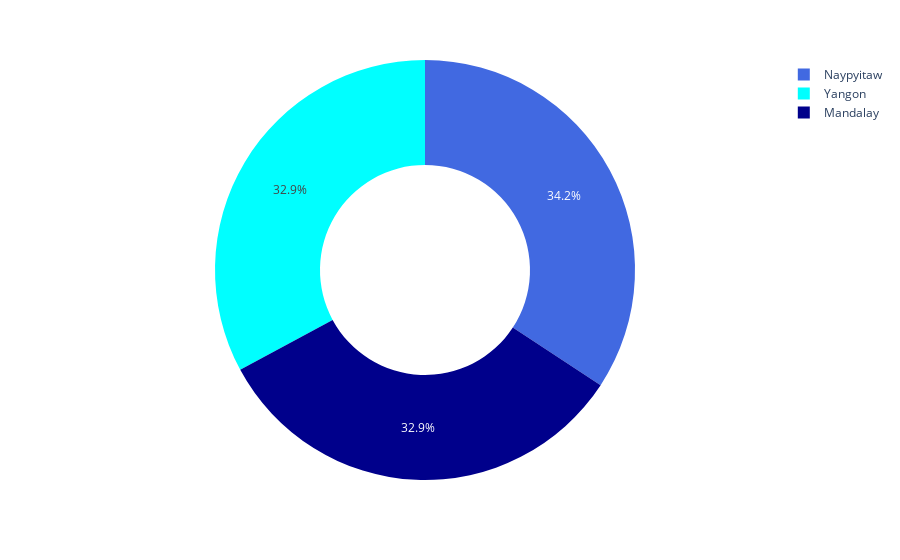

Notebook cell for this chart:
### Code cell
import plotly.express as px

fig = px.pie(total, names="City", values="Total", color="City", hole=0.5, color_discrete_map={"Mandalay": "darkblue",
                                                                                              "Naypyitaw": "royalblue",
                                                                                              "Yangon":"cyan"})
fig.show()

### Figure 1 — Plotly figure (JSON) as saved in the notebook; plotly's stock layout.template omitted (floating-point values rounded to 4 significant figures)
{"data": [{"customdata": [["Mandalay"], ["Yangon"], ["Naypyitaw"]], "domain": {"x": [0, 1], "y": [0, 1]}, "hole": 0.5, "hovertemplate": "City=%{customdata[0]}<br>Total=%{value}<extra></extra>", "labels": ["Mandalay", "Yangon", "Naypyitaw"], "legendgroup": "", "marker": {"colors": ["darkblue", "cyan", "royalblue"]}, "name": "", "showlegend": true, "type": "pie", "values": [106200.0, 106200.0, 110600.0]}], "layout": {"legend": {"tracegroupgap": 0}, "margin": {"t": 60}}}
